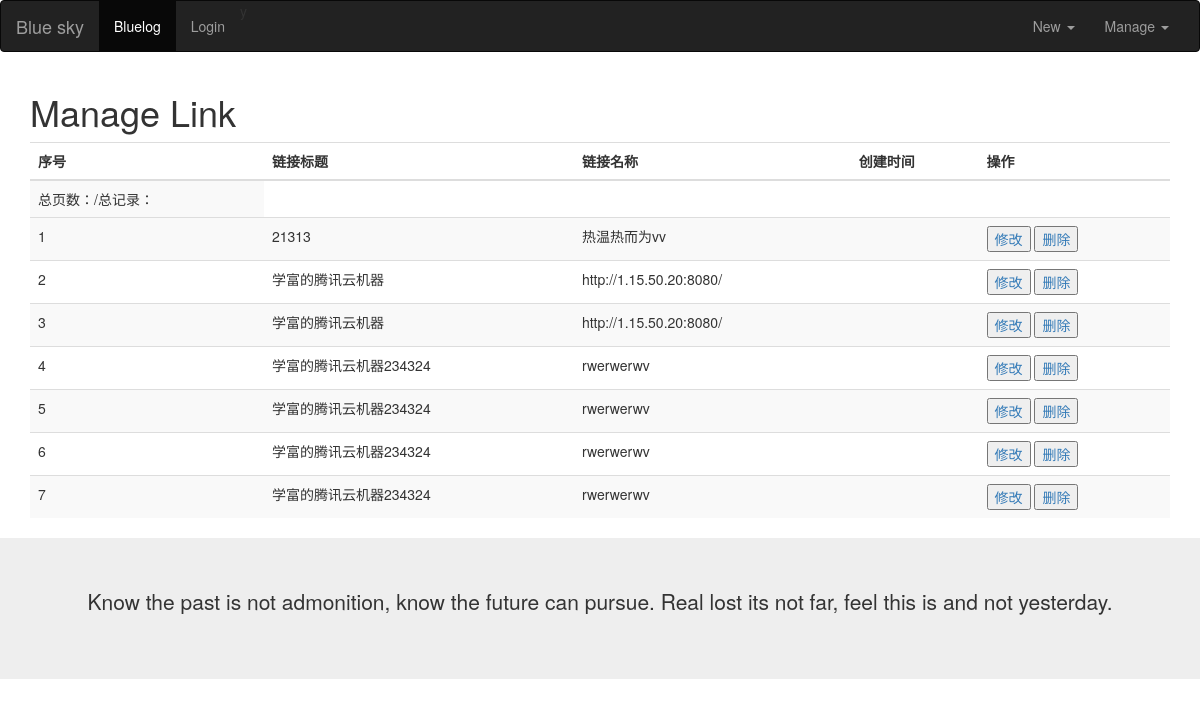
The app's page /admin/managelink, older data.
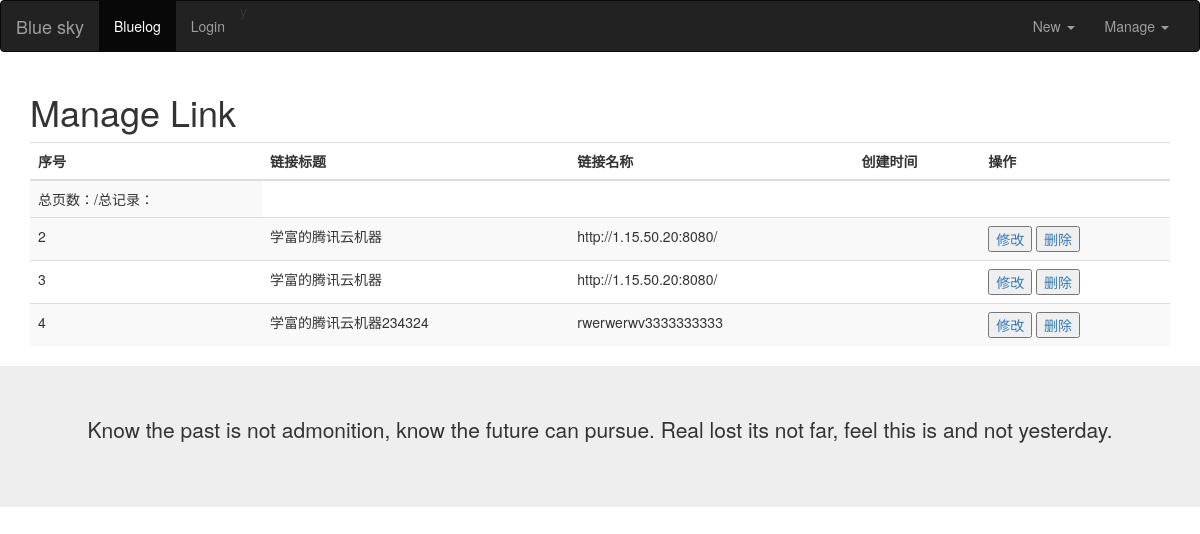
The same page, newer data.
### models.py (models this page shows)
class Link(db.Model):
    link_id = db.Column(db.Integer, primary_key=True)
    link_name = db.Column(db.String(30))
    link_url = db.Column(db.String(255))

### views/blogs/admin.py (the view)
@admin_app.route('/managelink', methods=['get', 'post'])
def manageLink():
    links = Link.query.all()
    return render_template('admin/manage_link.html', links=links)

### templates/admin/manage_link.html (shortened to what this page needs)
{% extends 'blog_base.html' %}
{% block content %}
<h1>Manage Link</h1>
<div class="row">
    <div class="col-sm-12">
        <table class="table table-striped">
            <tr>
                <td>总页数：{{ pages }}/总记录：{{ total }}</td>
            </tr>
          <thead>
            <tr>
                <th>序号</th>
                <th>链接标题</th>
                <th>链接名称</th>
                <th>创建时间</th>
                <th>操作</th>
            </tr>
          </thead>
          <tbody>
            {% for link in links %}
            <tr>
                <td>{{ link.link_id}}</td>
                <td>{{ link.link_name}}</td>
                <td>{{ link.link_url}}</td>
                <td>{{ link.timestamp }}</td>
                <td>
                    <a href="{{ url_for("admin_app.editLink", link_id=link.link_id) }}"><button type="button">修改</button></a>
                    <a href="{{ url_for("admin_app.deleteLink", link_id=link.link_id) }}"><button type="button">删除</button></a>
                </td>
            </tr>
            {% endfor %}
          </tbody>
        </table>
    </div>
</div>
{% endblock %}

### templates/blog_base.html (shortened to what this page needs)
<!DOCTYPE html>
<html>
<head>
	<link rel="stylesheet" href="https://cdn.staticfile.org/twitter-bootstrap/3.3.7/css/bootstrap.min.css">
</head>
<body>
<nav class="navbar navbar-inverse">
  <div class="container-fluid">
    <div class="navbar-header">
      <a class="navbar-brand" href="#">Blue sky</a>
    </div>
    <div class="collapse navbar-collapse" id="myNavbar">
      <ul class="nav navbar-nav">
        <li class="active"><a href="{{ url_for("blog_app.blogList") }}">Bluelog</a></li>
        <li><a href="{{ url_for("auth_app.blog_register") }}">Login</a></li>
      </ul>
      <ul class="nav navbar-nav navbar-right">
          <li class="dropdown">
            <a href="#" class="dropdown-toggle" data-toggle="dropdown">
                Manage <b class="caret"></b>
            </a>
        </li>
      </ul>y
       <ul class="nav navbar-nav navbar-right">
          <li class="dropdown">
            <a href="#" class="dropdown-toggle" data-toggle="dropdown">
                New <b class="caret"></b>
            </a>
        </li>
      </ul>
    </div>
  </div>
</nav>
<div class="container">
    {% block content %}
    {% endblock %}
</div>
<div class="jumbotron text-center" style="margin-bottom:0">
  <p>
      Know the past is not admonition, know the future can pursue.
      Real lost its not far, feel this is and not yesterday.
  </p>
</div>
</body>
</html>

Row changes from the older to the newer data that the page shows:
removed Link: link_id "1", link_name "21313", link_url "热温热而为vv"
removed Link: link_id "5", link_name "学富的腾讯云机器234324", link_url "rwerwerwv"
removed Link: link_id "6", link_name "学富的腾讯云机器234324", link_url "rwerwerwv"
removed Link: link_id "7", link_name "学富的腾讯云机器234324", link_url "rwerwerwv"
changed Link "学富的腾讯云机器234324": link_url "rwerwerwv" → "rwerwerwv3333333333"
